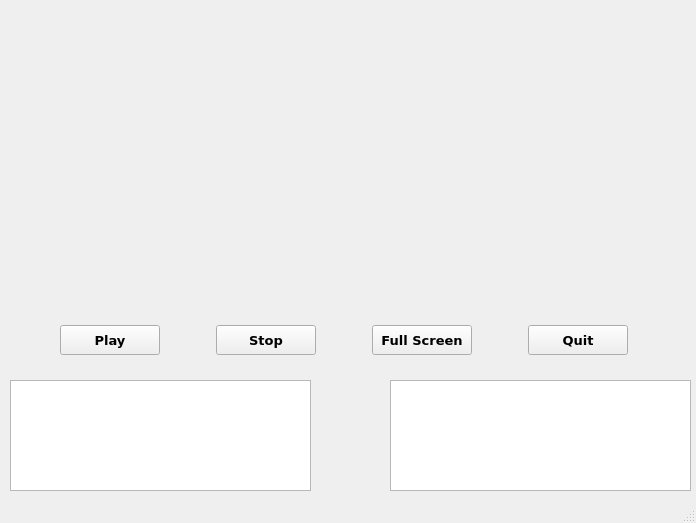
<?xml version="1.0" encoding="UTF-8"?>
<ui version="4.0">
 <class>MainWindow</class>
 <widget class="QMainWindow" name="MainWindow">
  <property name="geometry">
   <rect>
    <x>0</x>
    <y>0</y>
    <width>696</width>
    <height>523</height>
   </rect>
  </property>
  <property name="windowTitle">
   <string>MainWindow</string>
  </property>
  <widget class="QWidget" name="centralwidget">
   <widget class="QWidget" name="horizontalLayoutWidget">
    <property name="geometry">
     <rect>
      <x>10</x>
      <y>320</y>
      <width>671</width>
      <height>41</height>
     </rect>
    </property>
    <layout class="QHBoxLayout" name="horizontalLayout">
     <item>
      <widget class="QPushButton" name="Play">
       <property name="maximumSize">
        <size>
         <width>100</width>
         <height>30</height>
        </size>
       </property>
       <property name="font">
        <font>
         <family>Verdana</family>
         <pointsize>10</pointsize>
         <bold>true</bold>
        </font>
       </property>
       <property name="text">
        <string>Play</string>
       </property>
      </widget>
     </item>
     <item>
      <widget class="QPushButton" name="Stop">
       <property name="maximumSize">
        <size>
         <width>100</width>
         <height>30</height>
        </size>
       </property>
       <property name="font">
        <font>
         <family>Verdana</family>
         <pointsize>10</pointsize>
         <bold>true</bold>
        </font>
       </property>
       <property name="text">
        <string>Stop</string>
       </property>
      </widget>
     </item>
     <item>
      <widget class="QPushButton" name="FullScreen">
       <property name="maximumSize">
        <size>
         <width>100</width>
         <height>30</height>
        </size>
       </property>
       <property name="font">
        <font>
         <family>Verdana</family>
         <pointsize>10</pointsize>
         <bold>true</bold>
        </font>
       </property>
       <property name="text">
        <string>Full Screen</string>
       </property>
      </widget>
     </item>
     <item>
      <widget class="QToolButton" name="Quit">
       <property name="maximumSize">
        <size>
         <width>100</width>
         <height>30</height>
        </size>
       </property>
       <property name="font">
        <font>
         <family>Verdana</family>
         <pointsize>10</pointsize>
         <bold>true</bold>
        </font>
       </property>
       <property name="text">
        <string>Quit</string>
       </property>
      </widget>
     </item>
    </layout>
   </widget>
   <widget class="QListWidget" name="fileList">
    <property name="geometry">
     <rect>
      <x>10</x>
      <y>380</y>
      <width>301</width>
      <height>111</height>
     </rect>
    </property>
   </widget>
   <widget class="QTextEdit" name="rawText">
    <property name="geometry">
     <rect>
      <x>390</x>
      <y>380</y>
      <width>301</width>
      <height>111</height>
     </rect>
    </property>
    <property name="font">
     <font>
      <family>Verdana</family>
      <pointsize>10</pointsize>
     </font>
    </property>
   </widget>
   <widget class="QWidget" name="verticalLayoutWidget">
    <property name="geometry">
     <rect>
      <x>10</x>
      <y>10</y>
      <width>671</width>
      <height>301</height>
     </rect>
    </property>
    <layout class="QVBoxLayout" name="verticalLayout"/>
   </widget>
  </widget>
  <widget class="QStatusBar" name="statusbar"/>
 </widget>
 <resources/>
 <connections/>
</ui>
